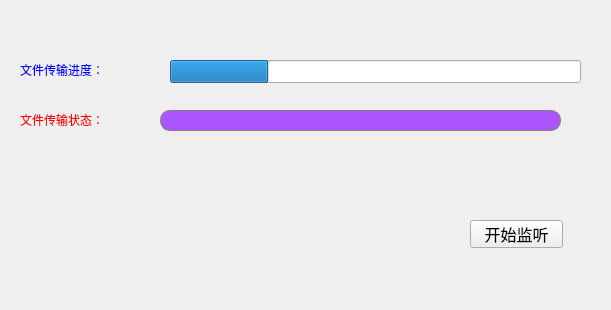
<?xml version="1.0" encoding="UTF-8"?>
<ui version="4.0">
 <class>Widget</class>
 <widget class="QWidget" name="Widget">
  <property name="geometry">
   <rect>
    <x>0</x>
    <y>0</y>
    <width>611</width>
    <height>310</height>
   </rect>
  </property>
  <property name="windowTitle">
   <string>Widget</string>
  </property>
  <property name="autoFillBackground">
   <bool>false</bool>
  </property>
  <property name="styleSheet">
   <string notr="true">background-image: url(:/new/prefix1/image/_bkPage.jpg);</string>
  </property>
  <widget class="QLabel" name="progressLabel_2">
   <property name="geometry">
    <rect>
     <x>20</x>
     <y>110</y>
     <width>131</width>
     <height>20</height>
    </rect>
   </property>
   <property name="styleSheet">
    <string notr="true">font: 12pt &quot;楷体&quot;;
background: transparent;
color: red;</string>
   </property>
   <property name="text">
    <string>文件传输状态：</string>
   </property>
  </widget>
  <widget class="QLabel" name="progressLabel_3">
   <property name="geometry">
    <rect>
     <x>20</x>
     <y>60</y>
     <width>131</width>
     <height>20</height>
    </rect>
   </property>
   <property name="styleSheet">
    <string notr="true">font: 12pt &quot;楷体&quot;;
background: transparent;
color: blue;</string>
   </property>
   <property name="text">
    <string>文件传输进度：</string>
   </property>
  </widget>
  <widget class="QProgressBar" name="receivedProgressBar">
   <property name="geometry">
    <rect>
     <x>170</x>
     <y>60</y>
     <width>411</width>
     <height>23</height>
    </rect>
   </property>
   <property name="styleSheet">
    <string notr="true">color: white;</string>
   </property>
   <property name="value">
    <number>24</number>
   </property>
  </widget>
  <widget class="QLabel" name="receivedStatusLabel">
   <property name="geometry">
    <rect>
     <x>160</x>
     <y>110</y>
     <width>401</width>
     <height>21</height>
    </rect>
   </property>
   <property name="font">
    <font>
     <family>华文楷体</family>
     <pointsize>12</pointsize>
     <weight>75</weight>
     <italic>false</italic>
     <bold>true</bold>
    </font>
   </property>
   <property name="styleSheet">
    <string notr="true">color: white;
font: bold;
background: rgb(170, 85, 255);
border: 1px solid gray;/*设置边框的粗细，以及颜色*/
border-radius: 10px;/*设置圆角的大小*/
padding: 0 8px;/*如果没有内容光标在开始往后移动0.8像素点*/
selection-background-color: darkgray;
</string>
   </property>
   <property name="text">
    <string/>
   </property>
  </widget>
  <widget class="QPushButton" name="pushButton">
   <property name="geometry">
    <rect>
     <x>470</x>
     <y>220</y>
     <width>93</width>
     <height>28</height>
    </rect>
   </property>
   <property name="font">
    <font>
     <family>楷体</family>
     <pointsize>12</pointsize>
     <weight>2</weight>
     <italic>false</italic>
     <bold>false</bold>
    </font>
   </property>
   <property name="styleSheet">
    <string notr="true">background-color: rgb(225, 225, 225);border:1px groove gray;border-radius:4px;font: 20 12pt &quot;楷体&quot;;padding:1px 4px;border-style: outset;}
                                       
QPushButton:hover{background-color:#79ff50; color: black;}
                                    
QPushButton:pressed{background-color:rgb(170, 170, 255);border-style: inset;</string>
   </property>
   <property name="text">
    <string>开始监听</string>
   </property>
  </widget>
 </widget>
 <resources/>
 <connections/>
</ui>
